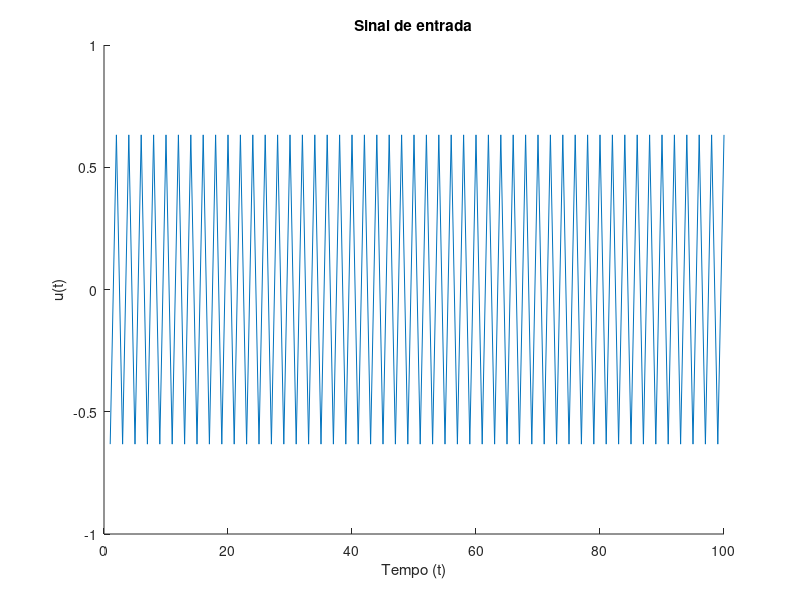
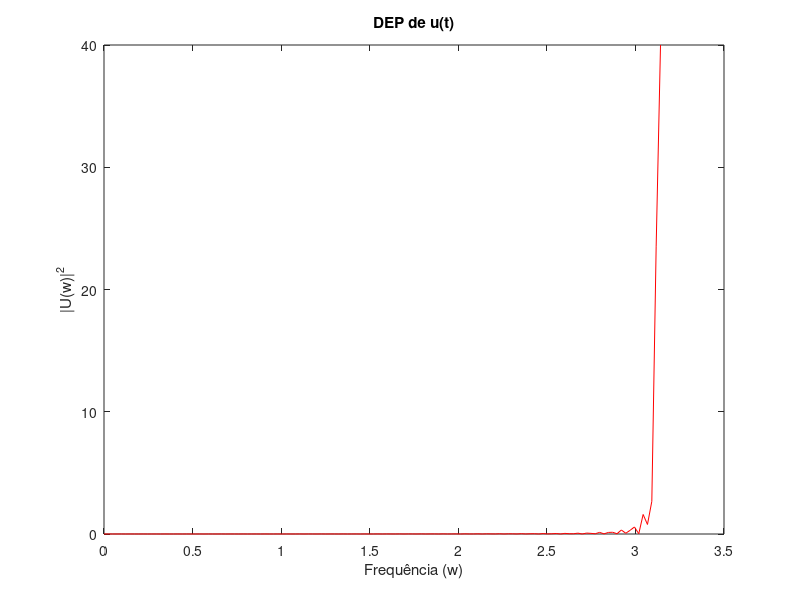

Reproduce these figures in MATLAB, in order.
%Nelson Campos
% Systems Identification 
% Example 2.2 of the book System Identification: Theory for the User (2nd Edition).

clc
close all
clear all

Ar = 2;
N0 = 10;
s = 10;
N = s*N0;

t = 1:N;

for r=(-N0/2+1):N0/2
    u = (1/sqrt(N0))*Ar*exp(2*pi*i*t*r/N0);
end

figure(1)
hold on
plot(t,u), xlabel('Tempo (t)'),ylabel('u(t)'), title('Sinal de entrada')

t=1:N;
w=linspace(0,pi,129);
for index_w=1:size(w,2)
    Un(index_w)=sum(u.*exp(-i*w(index_w)*t));
end
Un=1/sqrt(N)*Un;

figure(2)
plot(w,abs(Un).^2,'r'),xlabel('Frequência (w)'),ylabel('|U(w)|^2'), title('DEP de u(t)')

hold off
